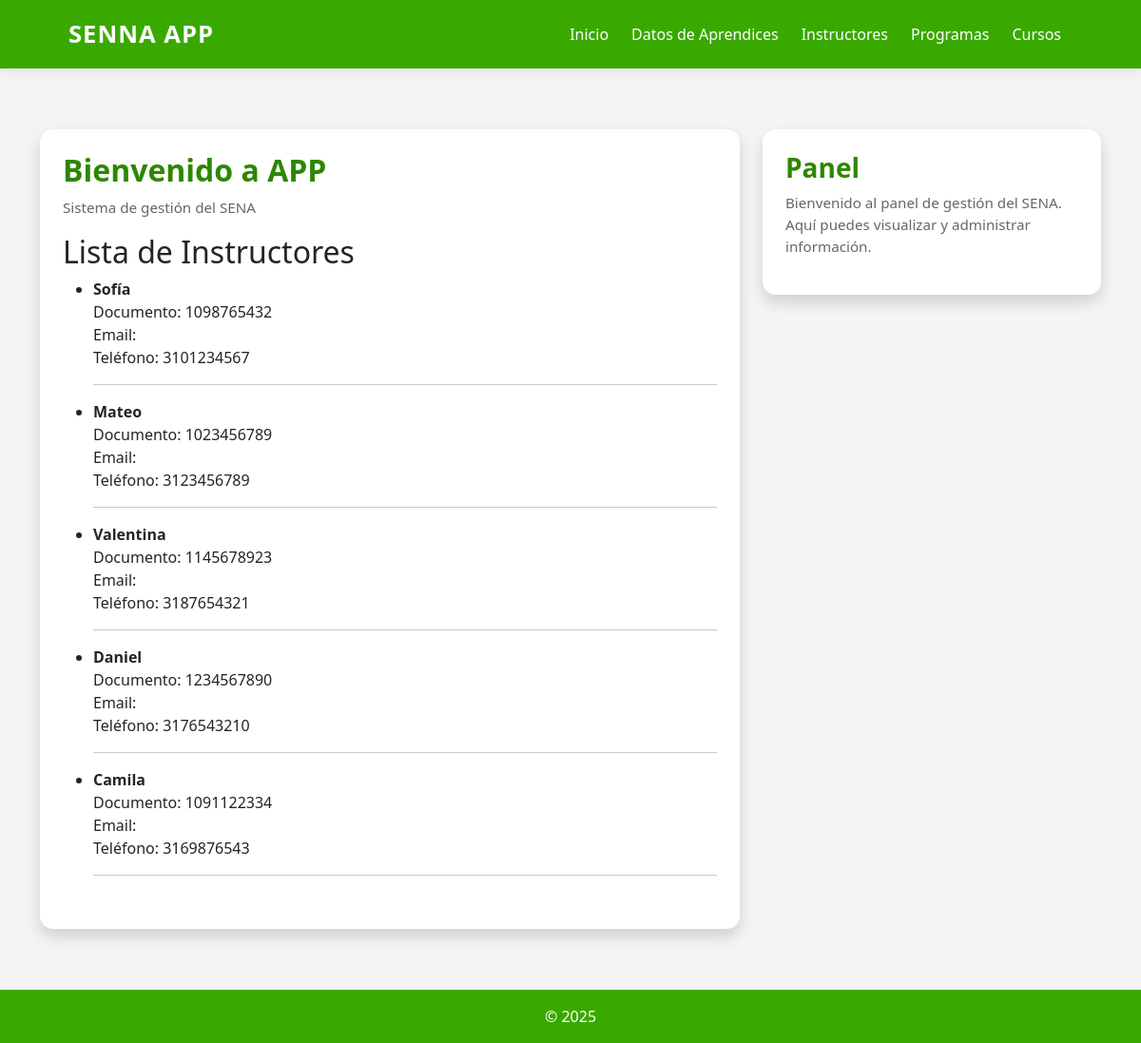
The app's page /instructores/ with its own data.
### instructores/models.py (models this page shows, shortened)
class instructor(models.Model):
    TIPO_DOCUMENTO_CHOICES = [
        ('CC', 'Cédula de Ciudadanía'),
        ('CE', 'Cédula de Extranjería'),
        ('TI', 'Tarjeta de Identidad'),
        ('PA', 'Pasaporte'),
    ]
    NIVEL_EDUCATIVO_CHOICES = [
        ('TEC', 'Tecnico'),
        ('TGL', 'Tecnólogo'),
        ('PRE', 'Pregrado'),
        ('ESP', 'Especialización'),
        ('MAE', 'Maestría'),
        ('DOC', 'Doctorado'),
    ]
    documento_identidad = models.CharField(max_length=20, unique=True)
    tipo_documento = models.CharField(max_length=3, choices=TIPO_DOCUMENTO_CHOICES, default='CC')
    nombre = models.CharField(max_length=100)
    apellido = models.CharField(max_length=100)
    especialidad = models.CharField(max_length=100)
    telefono = models.CharField(max_length=15)
    correo = models.EmailField(unique=True)
    fecha_nacimiento = models.DateField()
    ciudad = models.CharField(max_length=100)
    direccion = models.CharField(max_length=200)
    nivel_educativo = models.CharField(max_length=3, choices=NIVEL_EDUCATIVO_CHOICES, default='MAE')
    especialidad = models.CharField(max_length=100)
    años_experiencia = models.PositiveIntegerField()
    activo = models.BooleanField(default=True)
    fecha_vinculacion = models.DateField()
    fecha_registro = models.DateTimeField(auto_now_add=True)

### instructores/views.py (the view)
# urls.py: path('instructores/', include('instructores.urls')),
def instructores(request):
    lista_instructor = instructor.objects.all().values()
    template = loader.get_template('lista_instructores.html')
    context = {
        'lista_instructores': lista_instructor,
    }
    return HttpResponse(template.render(context, request))

### instructores/templates/lista_instructores.html
{% extends 'master.html' %}
{% block content %}
<h2>Lista de Instructores</h2>
<ul>
  {% for inst in lista_instructores %}
    <li>
      <strong>{{ inst.nombre }}</strong><br>
      Documento: {{ inst.documento_identidad }} <br>
      Email: {{ inst.email }} <br>
      Teléfono: {{ inst.telefono }}
    </li>
    <hr>
  {% endfor %}
</ul>
{% endblock %}

### aprendices/static/main.css (style rules this page uses)
:root { --sena-verde: #39A900; --sena-verde-oscuro: #2d8700; --gris-fondo: #f4f4f4; --texto: #222; --sombra: 0 4px 10px rgba(0,0,0,0.07); --sombra-hover: 0 6px 16px rgba(0,0,0,0.12); }
body { margin: 0; padding: 0; font-family: "Segoe UI", Arial, sans-serif; background: var(--gris-fondo); color: var(--texto); }
h1, h2, h3 { margin-top: 0; }
* { transition: all 0.2s ease-in-out; }

### records on screen
instructor: nombre "Sofía", documento_identidad "1098765432", telefono "3101234567"
instructor: nombre "Mateo", documento_identidad "1023456789", telefono "3123456789"
instructor: nombre "Valentina", documento_identidad "1145678923", telefono "3187654321"
instructor: nombre "Daniel", documento_identidad "1234567890", telefono "3176543210"
instructor: nombre "Camila", documento_identidad "1091122334", telefono "3169876543"
